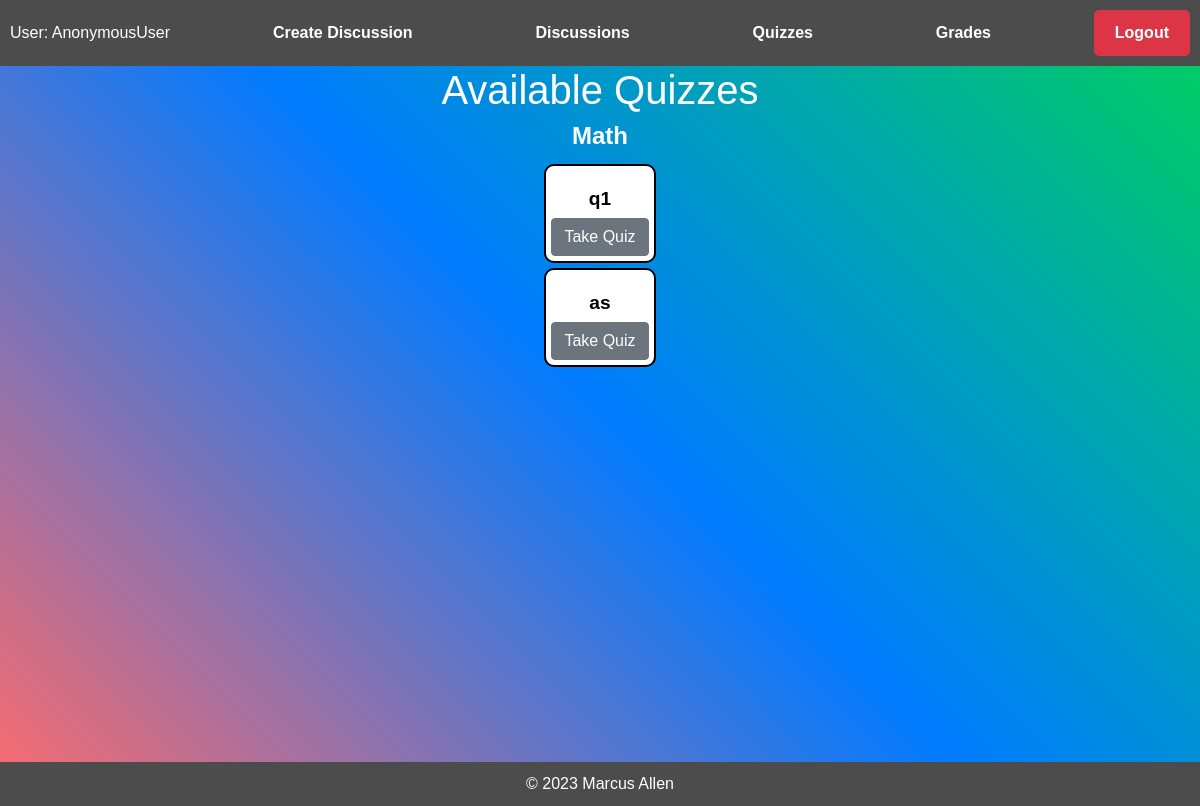
The page /students/quizzes/ on the database as committed earlier.
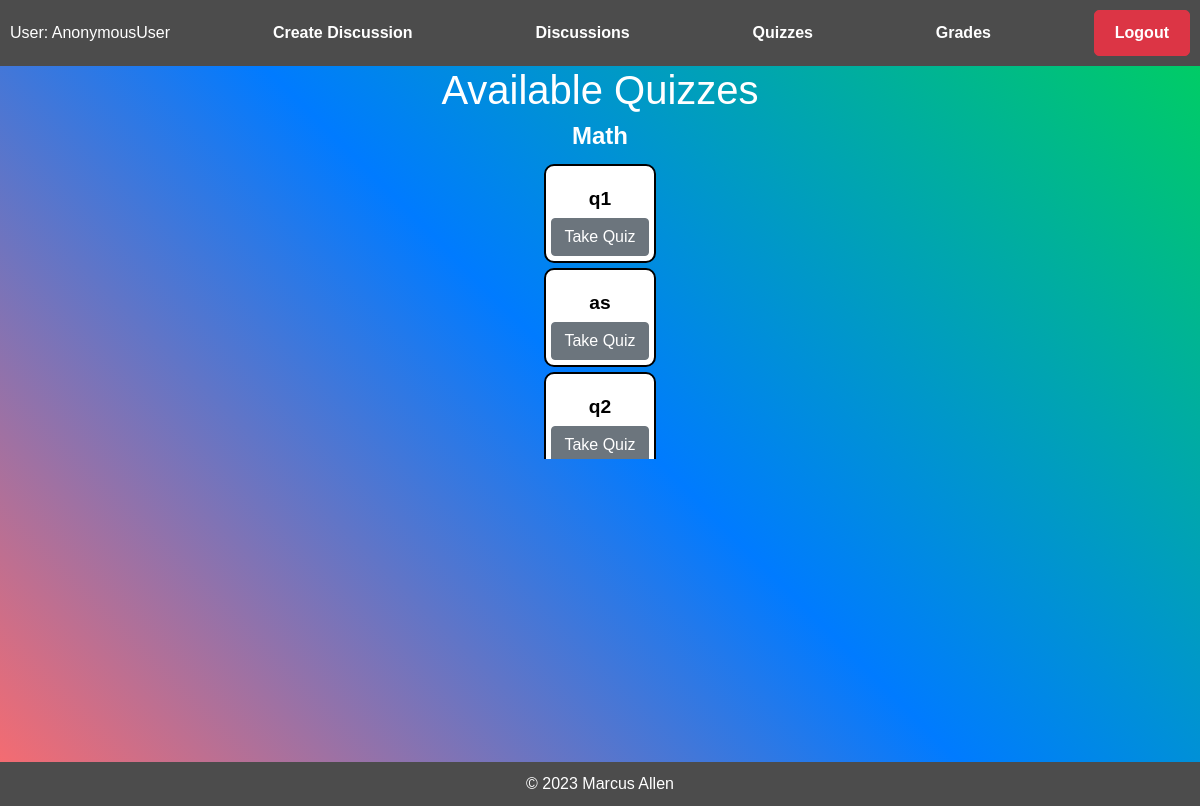
The same page on the database as committed later.
### teachers/models.py (models this page shows)
class Quiz(models.Model):
    title = models.CharField(max_length=255)
    author = models.ForeignKey(User, on_delete=models.CASCADE)
    subject = models.CharField(max_length=255, default="Math")
    question_responses = models.JSONField(default=dict)

### students/views.py (the view)
# urls.py: path('quizzes/', views.quizzes, name='quizzes'),
def quizzes(request):
    all_quizzes = Quiz.objects.all()
    quizzes_by_subject = {}
    for quiz in all_quizzes:
        subject = quiz.subject
        if subject not in quizzes_by_subject:
            quizzes_by_subject[subject] = []
        quizzes_by_subject[subject].append(quiz)
    context = {
        'quizzes_by_subject': quizzes_by_subject
    }
    return render(request, 'students/quizzes.html', context)

### students/templates/students/quizzes.html (shortened to what this page needs)
{% extends "students/index.html" %}
{% block content %}
<div class="container">
    <h1>Available Quizzes</h1>
    {% if quizzes_by_subject %}
        <div class="row">
            {% for subject, quizzes in quizzes_by_subject.items %}
                <div class="col-md-12">
                    <h1 class="subject-title text-center">{{ subject }}</h1>
                    <div class="quiz-list-container" style="max-height: 300px; overflow-y: auto;">
                        <ul class="quiz-list">
                            {% for quiz in quizzes %}
                                <li class="quiz-item">
                                    <div class="quiz-info text-center mt-3">
                                        <h5 style="color: black">{{ quiz.title }}</h5>
                                    </div>
                                    <div class="">
                                        <a href="{% url 'students:take_quiz' quiz.id %}" class="btn btn-secondary btn-block">Take Quiz</a>
                                    </div>
                                </li>
                            {% endfor %}
                        </ul>
                    </div>
                </div>
            {% endfor %}
        </div>
    {% else %}
        <p class="text-center">No quizzes available at the moment.</p>
    {% endif %}
</div>
</div>
{% endblock %}

Rows that differ between the two databases and show on the page:
added Quiz: title "q2", shown under "Math"
